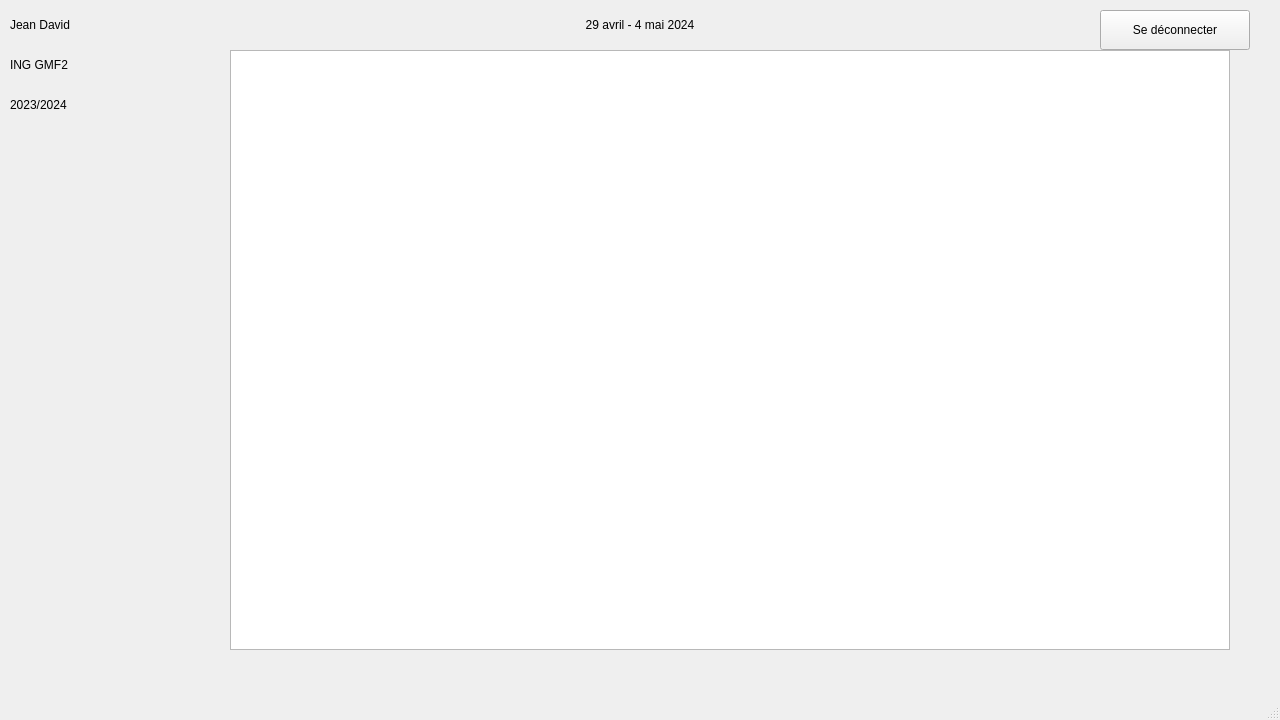
<?xml version="1.0" encoding="UTF-8"?>
<ui version="4.0">
 <class>MainWindow</class>
 <widget class="QMainWindow" name="MainWindow">
  <property name="geometry">
   <rect>
    <x>0</x>
    <y>0</y>
    <width>1280</width>
    <height>720</height>
   </rect>
  </property>
  <property name="windowTitle">
   <string>Emploi du Temps</string>
  </property>
  <widget class="QWidget" name="centralwidget">
   <widget class="QLabel" name="label_username">
    <property name="geometry">
     <rect>
      <x>10</x>
      <y>10</y>
      <width>200</width>
      <height>30</height>
     </rect>
    </property>
    <property name="text">
     <string>Jean David</string>
    </property>
   </widget>
   <widget class="QLabel" name="label_program">
    <property name="geometry">
     <rect>
      <x>10</x>
      <y>50</y>
      <width>200</width>
      <height>30</height>
     </rect>
    </property>
    <property name="text">
     <string>ING GMF2</string>
    </property>
   </widget>
   <widget class="QLabel" name="label_academic_year">
    <property name="geometry">
     <rect>
      <x>10</x>
      <y>90</y>
      <width>200</width>
      <height>30</height>
     </rect>
    </property>
    <property name="text">
     <string>2023/2024</string>
    </property>
   </widget>
   <widget class="QPushButton" name="button_logout">
    <property name="geometry">
     <rect>
      <x>1100</x>
      <y>10</y>
      <width>150</width>
      <height>40</height>
     </rect>
    </property>
    <property name="text">
     <string>Se déconnecter</string>
    </property>
   </widget>
   <widget class="QLabel" name="label_week">
    <property name="geometry">
     <rect>
      <x>400</x>
      <y>10</y>
      <width>480</width>
      <height>30</height>
     </rect>
    </property>
    <property name="alignment">
     <set>Qt::AlignCenter</set>
    </property>
    <property name="text">
     <string>29 avril - 4 mai 2024</string>
    </property>
   </widget>
   <widget class="QTableWidget" name="tableWidget">
    <property name="geometry">
     <rect>
      <x>230</x>
      <y>50</y>
      <width>1000</width>
      <height>600</height>
     </rect>
    </property>
   </widget>
  </widget>
  <widget class="QMenuBar" name="menubar"/>
  <widget class="QStatusBar" name="statusbar"/>
 </widget>
 <resources/>
 <connections/>
</ui>
